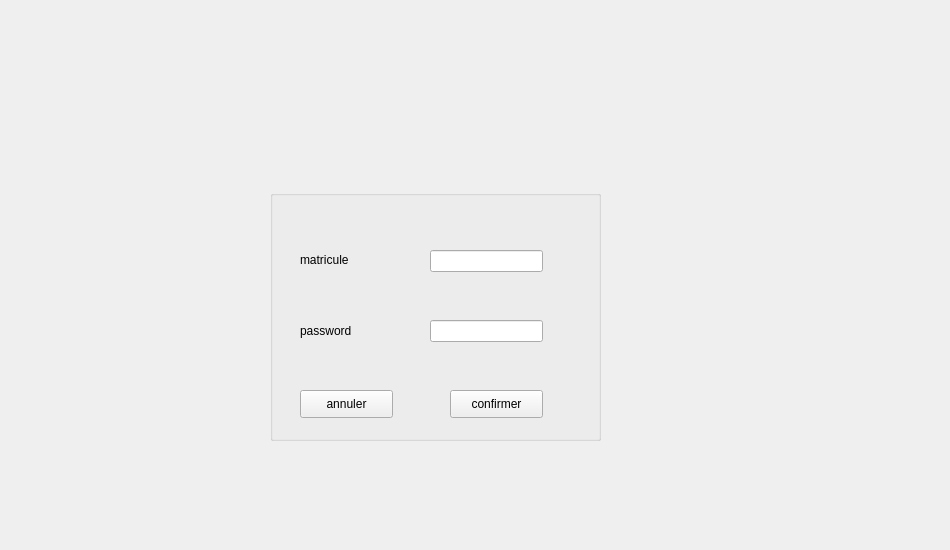
    <widget class="QWidget" name="page_2">
     <widget class="QGroupBox" name="groupBox_3">
      <property name="geometry">
       <rect>
        <x>270</x>
        <y>190</y>
        <width>331</width>
        <height>251</height>
       </rect>
      </property>
      <property name="title">
       <string/>
      </property>
      <widget class="QLineEdit" name="lineEdit_username">
       <property name="geometry">
        <rect>
         <x>160</x>
         <y>60</y>
         <width>113</width>
         <height>22</height>
        </rect>
       </property>
      </widget>
      <widget class="QLineEdit" name="lineEdit_password">
       <property name="geometry">
        <rect>
         <x>160</x>
         <y>130</y>
         <width>113</width>
         <height>22</height>
        </rect>
       </property>
      </widget>
      <widget class="QLabel" name="label">
       <property name="geometry">
        <rect>
         <x>30</x>
         <y>60</y>
         <width>91</width>
         <height>20</height>
        </rect>
       </property>
       <property name="styleSheet">
        <string notr="true">
font: 75 10pt &quot;MS Shell Dlg 2&quot;;</string>
       </property>
       <property name="text">
        <string>matricule</string>
       </property>
      </widget>
      <widget class="QLabel" name="label_19">
       <property name="geometry">
        <rect>
         <x>30</x>
         <y>130</y>
         <width>91</width>
         <height>21</height>
        </rect>
       </property>
       <property name="styleSheet">
        <string notr="true">font: 75 10pt &quot;MS Shell Dlg 2&quot;;</string>
       </property>
       <property name="text">
        <string>password</string>
       </property>
      </widget>
      <widget class="QPushButton" name="pushButton_5">
       <property name="geometry">
        <rect>
         <x>180</x>
         <y>200</y>
         <width>93</width>
         <height>28</height>
        </rect>
       </property>
       <property name="styleSheet">
        <string notr="true">font: 75 10pt &quot;MS Shell Dlg 2&quot;;</string>
       </property>
       <property name="text">
        <string>confirmer</string>
       </property>
      </widget>
      <widget class="QPushButton" name="pushButton_6">
       <property name="geometry">
        <rect>
         <x>30</x>
         <y>200</y>
         <width>93</width>
         <height>28</height>
        </rect>
       </property>
       <property name="styleSheet">
        <string notr="true">font: 75 10pt &quot;MS Shell Dlg 2&quot;;</string>
       </property>
       <property name="text">
        <string>annuler</string>
       </property>
      </widget>
     </widget>
     <widget class="QLabel" name="label_39">
      <property name="geometry">
       <rect>
        <x>-10</x>
        <y>10</y>
        <width>941</width>
        <height>531</height>
       </rect>
      </property>
      <property name="styleSheet">
       <string notr="true">border-image: url(:/images/p0.png);</string>
      </property>
      <property name="text">
       <string/>
      </property>
     </widget>
     <widget class="QLabel" name="label_40">
      <property name="geometry">
       <rect>
        <x>310</x>
        <y>60</y>
        <width>251</width>
        <height>161</height>
       </rect>
      </property>
      <property name="styleSheet">
       <string notr="true">border-image: url(:/images/p.png);</string>
      </property>
      <property name="text">
       <string/>
      </property>
     </widget>
     <zorder>label_39</zorder>
     <zorder>groupBox_3</zorder>
     <zorder>label_40</zorder>
    </widget>
